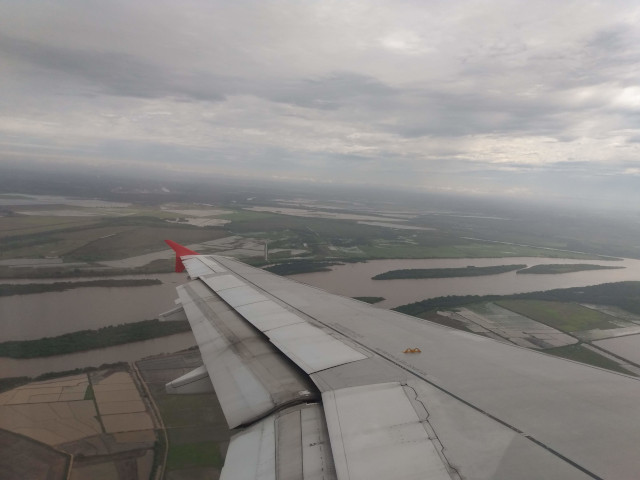
//> input picture unidade1/aviao_3.jpg, 640 x 480 px
$ ./q3c aviao_3.jpg barco.jpg   (built with g++ and OpenCV 4)
//> lines starting //> are read from the running program, lines starting //| are printed output that depends on the picture
#include <opencv2/opencv.hpp>
using namespace cv;

const char* mainWindow = "Blending";

Mat imgA, imgB;
Mat imgC;

void blending(int, void*);

int main(int argc, char**argv)
{

  if(argc != 3)
  {
    std::cout << "Voce deve informar o caminho de duas imagens de mesmo tamanho\n";
    return(-1);
  }

  imgA = imread(argv[1],CV_LOAD_IMAGE_COLOR);
//> imgA is the input picture: 480 rows x 640 cols, CV_8UC3; mean B, G, R 134.2, 136.1, 138.8
  imgB = imread(argv[2],CV_LOAD_IMAGE_COLOR);
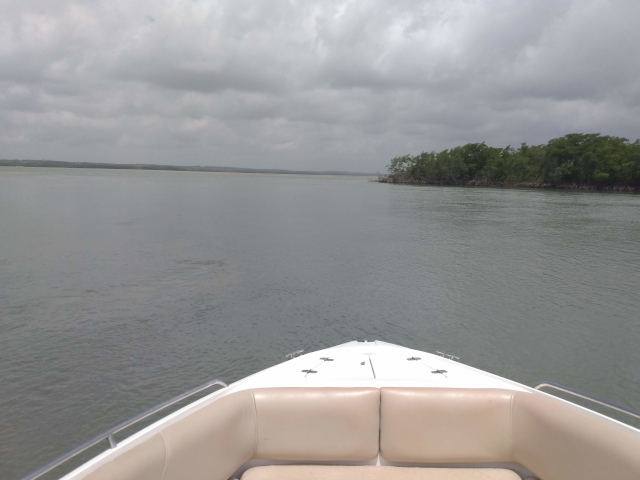
//> input picture unidade1/barco.jpg, 640 x 480 px
//> imgB is the input picture: 480 rows x 640 cols, CV_8UC3; mean B, G, R 150.2, 150.5, 150.9

  //Teste se as imagens foram carregadas corretamente
  if(!imgA.data){
    std::cout << "imagem "<< argv[1] <<"nao carregou corretamente\n";
    return(-1);
  }
  if(!imgB.data){
    std::cout << "imagem "<< argv[2] <<"nao carregou corretamente\n";
    return(-1);
  }
  //Testa se as imagens possuem o mesmo tamanho
  if(imgA.size() != imgB.size())
  {
    std::cout << "As imagens devem possuir o mesmo tamanho\n";
    return(-1);
  }

  imgC = imgB.clone();

  //Cria o slider, para ajustar a variavel alpha do calculo do blending
  namedWindow(mainWindow, WINDOW_AUTOSIZE);
  createTrackbar( "Alpha [0-100%]",  mainWindow,
                                     NULL,
                                     100,
                                     blending);
//> slider 'Alpha [0-100%]' is set to 33
  int key;
  while(true)
  {
    imshow(mainWindow, imgC);
    key = waitKey(10);
//> after the loop in blending, `for(int y = 0; y < imgA.rows; y++)`:
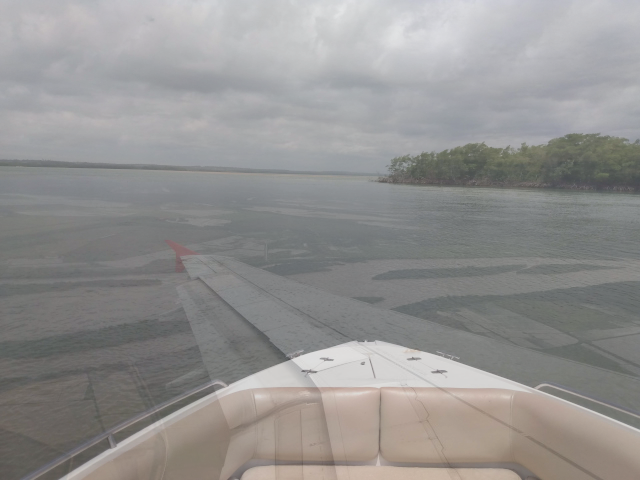
//> imgC: 480 rows x 640 cols, CV_8UC3; mean B, G, R 144.9, 145.8, 146.9
//> the Esc key is pressed
    if(key == 27)//esq
      break;
  }
  return 0;
}

void blending(int pos, void*)
{
  float alpha = pos/100.0;
  for(int y = 0; y < imgA.rows; y++)
  for(int x = 0; x < imgA.cols; x++)
  {
      imgC.at<Vec3b>(y,x) = imgA.at<Vec3b>(y,x)*alpha + imgB.at<Vec3b>(y,x)*(1.0 - alpha);
  }
}
